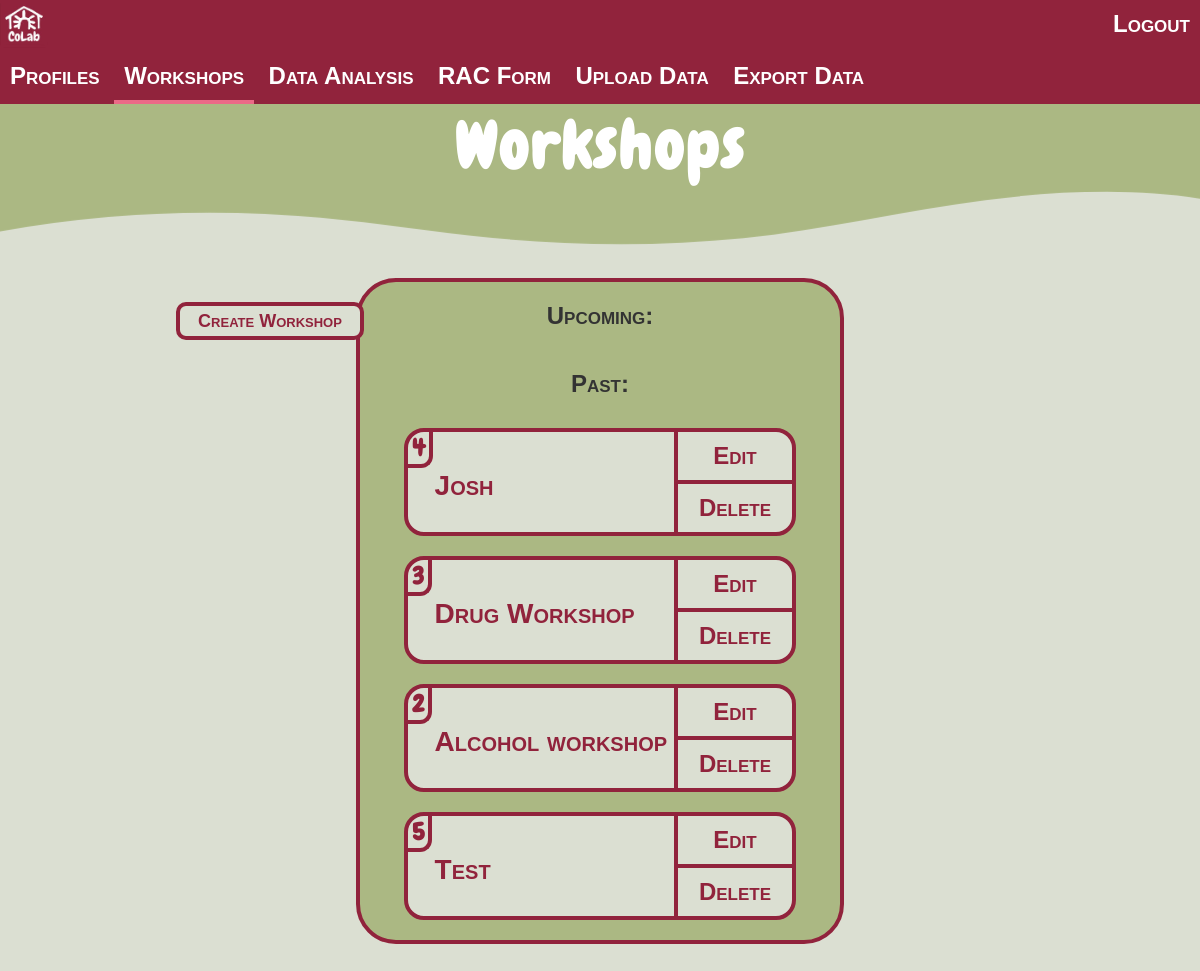
Screenshot of /workshops/ (signed in) with the database file from the repository.
### base/models.py (models this page shows, shortened)
class Workshop(models.Model):
    name = models.CharField(max_length=50)
    created = models.DateTimeField(auto_now_add=True)
    date = models.DateTimeField()
    participants = models.ManyToManyField(Profile)

### base/views.py (the view)
# urls.py: path('workshops/', views.workshops,name="workshops"),
@login_required(login_url='/login')
def workshops(request):
    now = datetime.datetime.now()
    pastWorkshops = Workshop.objects.all().order_by('date').filter(date__lt = now)
    futureWorkshops = Workshop.objects.all().order_by('date').filter(date__gt = now)
    context = {"pastworkshops":pastWorkshops,'futureWorkshops':futureWorkshops}
    return render(request,'base/workshops.html',context)

### base/templates/base/workshops.html (shortened to what this page needs)
{% extends 'main.html' %}
{% load static %}
{% block additional_css %}
    <link rel="stylesheet" href="{% static '/css/workshops.css' %}">
{% endblock %}
{% block content %}
    <div class="title">
        <h1>Workshops</h1>
    </div>
    <div class="wave">
    </div>
    <div class="container">
        <a href="{% url 'workshopForm' %}" class="create-workshop">Create Workshop</a>
        <div class="main-body">
            <div class="workshops-list">
                <h2>Upcoming:</h2>
                <h2>Past:</h2>
                {% for workshop in pastworkshops %}
                <div class="workshop">
                    <a href="{% url 'workshop' workshop.id %}" class="workshop-left">
                        <div class="id">
                            {{workshop.id}}
                        </div>
                        <div class="name">{{workshop.name}}</div>
                    </a>
                    <div class="workshop-right">
                        <a href = "{% url 'edit-workshop-participants' workshop.id %}" class="edit-workshop">
                            <div class="edit">
                                Edit
                            </div>
                        </a>
                        <a href = "{% url 'delete-workshop' workshop.id %}" class="delete-workshop">
                            <div class="delete">
                                Delete
                            </div>
                        </a>
                    </div>
                </div>
                {% endfor %}
            </div>
        </div>
    </div>
{% endblock %}

### base/static/css/main.css (style rules this page uses)
body { font-family: 'Arial', sans-serif; background-color: #DBDFD2; color: #333; margin: 0; padding: 0; box-sizing: border-box; }

### base/static/css/workshops.css (style rules this page uses)
h1 { font-family: 'Chewy-Regular', sans-serif; font-size: 64px; letter-spacing: 0.05em; margin: 0; padding: 0; }
h2 { font-family: Arial, Helvetica, sans-serif; font-size: 24px; font-weight: 700; text-decoration: none solid rgb(68, 68, 68); font-variant: small-caps; }
.title { width: 100%; text-align: center; margin: 0; padding: 0; background-color: #ABB883; color: #fff; position: relative; }
.wave { position: absolute; margin-top: -1px; width: 100%; overflow: hidden; line-height: 0; pointer-events: none; transform: rotate(180deg); }
.wave svg { position: relative; display: block; width: calc(100% + 1.3px); height: 58px; transform: rotateY(180deg); }
.container { display: flex; justify-content: center; position: relative; }
.create-workshop { font-family: Arial, Helvetica, sans-serif; font-size: 18px; background-color: #DBDFD2; color: #91233C; font-weight: 700; text-decoration: none solid rgb(68, 68, 68); font-variant: small-caps; text-decoration: none; width: 180px; height: 30px; border: #91233C 4px solid; border-radius: 10px; text-align: center; line-height: 30px; position: absolute; top: 114px; margin-right: 55% ; }
.main-body { margin-top: 90px; width: 40%; background-color: #ABB883; border: #91233C 4px solid; border-radius: 40px; display:block; flex-direction: column; align-items: center; justify-content: center; margin-bottom: 40px; }
.workshops-list { width: 100%; display: flex; flex-direction: column; align-items: center; }
.workshop:last-child { margin-bottom: 20px; }
.workshop { font-family: Arial, Helvetica, sans-serif; font-size: 24px; background-color: #DBDFD2; color: #91233C; font-weight: 700; text-decoration: none solid rgb(68, 68, 68); font-variant: small-caps; width: 80%; height: 100px; margin-top: 10px; margin-bottom: 10px; border: #91233C 4px solid; border-radius: 20px; display: flex; flex-direction: row; align-items: center; overflow: hidden; }
.workshop a:link, .workshop a:visited { color: inherit; text-decoration: none; }
.workshop-left { width: 70%; height: 100%; border-right: #91233C 4px solid; }
.workshop-right { width: 30%; height: 100%; display: flex; flex-direction: column; align-items: center; }
.id { font-family: 'Chewy-Regular', sans-serif; width: fit-content; font-size: 24px; padding-left: 4px; padding-right: 4px; border-right: #91233C 4px solid; border-bottom: #91233C 4px solid; border-bottom-right-radius: 12px; }
.name { font-size: 28px; padding-top: 4px; padding-left: 10%; justify-content: center; line-height: 100%; }
.edit-workshop { border-bottom: #91233C 4px solid; }
.edit-workshop, .delete-workshop { width: 100%; height: 50%; display: flex; flex-direction: column; justify-content: center; align-items: center; }

### base/static/css/navbar.css (style rules this page uses)
a { text-decoration: none; }

### rows the page displays
Workshop: id "4", name "Josh"
Workshop: id "3", name "Drug Workshop"
Workshop: id "2", name "Alcohol workshop"
Workshop: id "5", name "Test"
